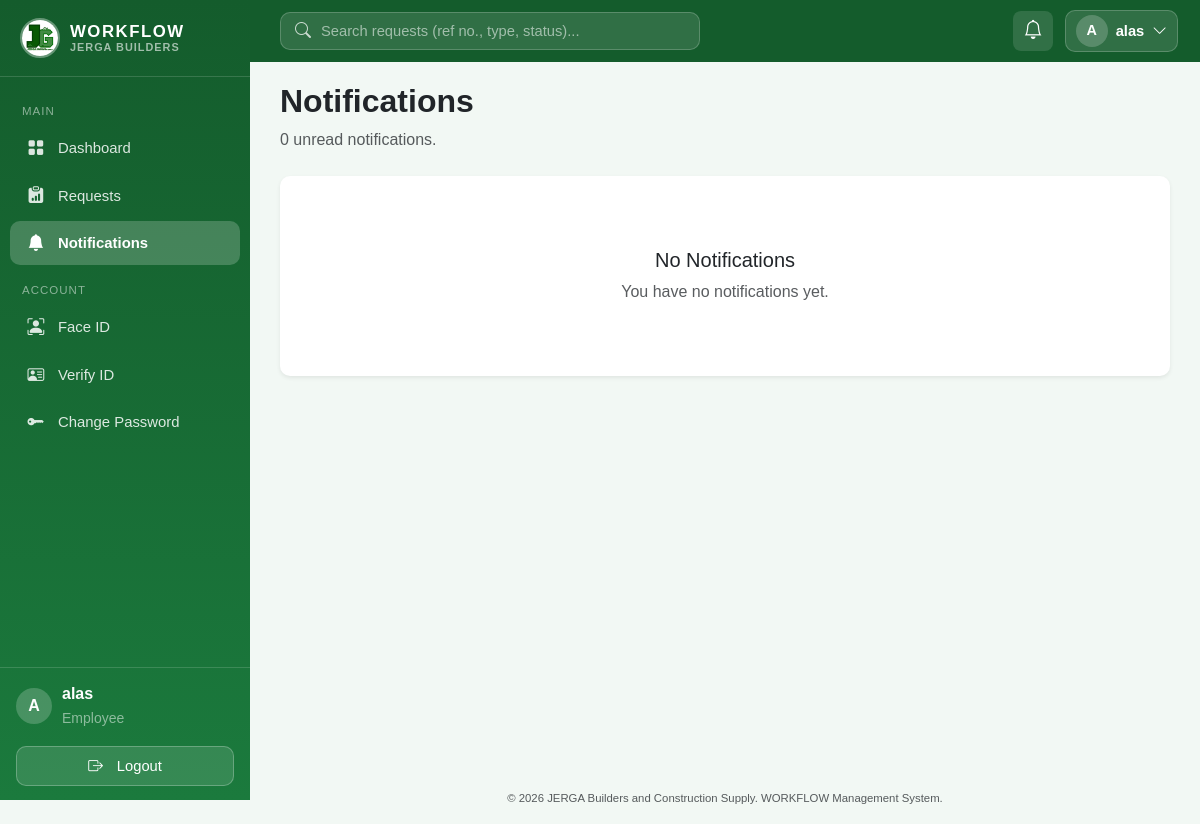
Before: /notifications/ (signed in) with the older database file.
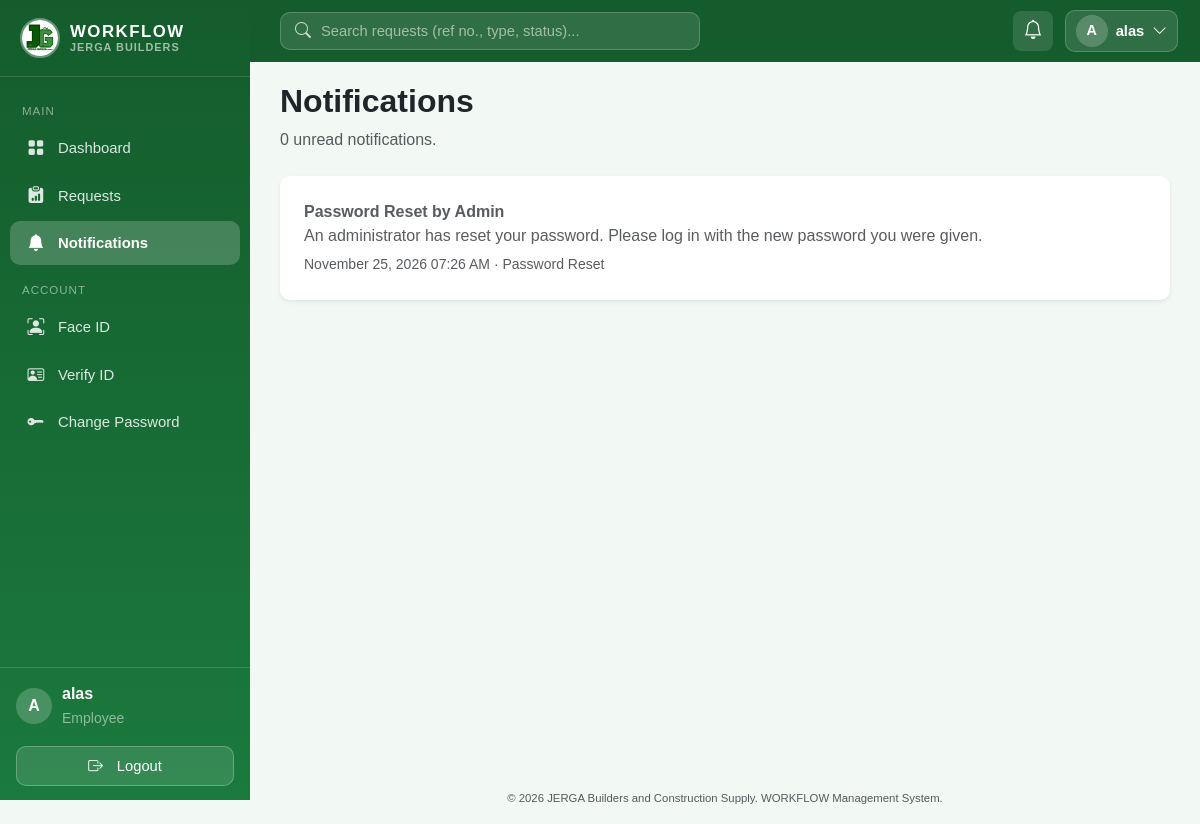
After: the same page with the newer database file.
### models/user.py (models this page shows, shortened)
class User(UserMixin, db.Model):
    __tablename__ = "users"
    id = db.Column(db.Integer, primary_key=True)
    username = db.Column(db.String(80), unique=True, nullable=False)
    email = db.Column(db.String(120), unique=True, nullable=False)
    password_hash = db.Column(db.String(255), nullable=False)
    role = db.Column(db.String(20), nullable=False, default="employee")  # "admin" | "hr" | "employee"
    is_active = db.Column(db.Boolean, default=True, nullable=False)
    created_at = db.Column(db.DateTime, default=db.func.now())
    employee_id = db.Column(db.Integer, db.ForeignKey("employees.id"), unique=True, nullable=True)
    employee = db.relationship("Employee", back_populates="user")
    submitted_requests = db.relationship(
        "EmployeeRequest", foreign_keys="EmployeeRequest.submitted_by_id", back_populates="submitted_by"
    )
    reviewed_requests = db.relationship(
        "EmployeeRequest", foreign_keys="EmployeeRequest.reviewed_by_id", back_populates="reviewed_by"
    )
    notifications = db.relationship(
        "Notification", back_populates="user", lazy=True, cascade="all, delete-orphan"
    )
    face_encoding = db.Column(db.Text, nullable=True)
    face_enrolled_at = db.Column(db.DateTime, nullable=True)
    face_photo = db.Column(db.String(255), nullable=True)
    reset_code = db.Column(db.String(6), nullable=True)
    reset_code_expires = db.Column(db.DateTime, nullable=True)
    id_document = db.Column(db.String(255), nullable=True)          # uploaded file name
    id_document_type = db.Column(db.String(50), nullable=True)
    id_verified = db.Column(db.Boolean, default=False, nullable=False)
    id_verified_by_id = db.Column(db.Integer, db.ForeignKey("users.id"), nullable=True)

### models/notification.py (models this page shows)
class Notification(db.Model):
    __tablename__ = "notifications"
    id = db.Column(db.Integer, primary_key=True)
    user_id = db.Column(db.Integer, db.ForeignKey("users.id"), nullable=False)
    title = db.Column(db.String(150), nullable=False)
    message = db.Column(db.Text, nullable=False)
    notification_type = db.Column(db.String(50), default="General")
    is_read = db.Column(db.Boolean, default=False, nullable=False)
    created_at = db.Column(db.DateTime, default=db.func.now())
    user = db.relationship("User", back_populates="notifications")

### routes/notification.py (the view)
@notification_bp.route("/")
@login_required
def list_notifications():
    notifications = Notification.query.filter_by(user_id=current_user.id)\
        .order_by(Notification.created_at.desc()).all()
    unread_count = Notification.query.filter_by(user_id=current_user.id, is_read=False).count()
    return render_template("notifications/list.html", notifications=notifications, unread_count=unread_count)

### models/user.py (called while the page is built)
@login_manager.user_loader
def load_user(user_id):
    return db.session.get(User, int(user_id))

### templates/notifications/list.html (shortened to what this page needs)
{% extends "base.html" %}
{% block content %}
<div class="d-flex justify-content-between align-items-center mb-4 flex-wrap gap-2">
    <div>
        <h2 class="fw-bold">Notifications</h2>
        <p class="text-muted mb-0">
            {{ unread_count }} unread notification{{ 's' if unread_count != 1 }}.
        </p>
    </div>
</div>
<div class="card shadow-sm">
    <div class="card-body p-4">
        {% if notifications %}
        {% for notification in notifications %}
        <div class="d-flex justify-content-between align-items-start
                            {% if not loop.last %}border-bottom pb-3 mb-3{% endif %}">
            <div {% if notification.is_read %}class="text-muted" {% endif %}>
                <strong>
                    {{ notification.title }}
                </strong>
                <p class="mb-1">{{ notification.message }}</p>
                <small class="text-muted">
                    {{ notification.created_at.strftime('%B %d, %Y %I:%M %p') if notification.created_at }}
                    &middot; {{ notification.notification_type }}
                </small>
            </div>
        </div>
        {% endfor %}
        {% else %}
        <div class="text-center py-5">
            <h5>No Notifications</h5>
            <p class="text-muted mb-0">
                You have no notifications yet.
            </p>
        </div>
        {% endif %}
    </div>
</div>
{% endblock %}

### templates/base.html (shortened to what this page needs)
<!doctype html>
<html lang="en">
<head>
    <link
    rel="stylesheet"
    href="{{ url_for('static', filename='vendor/bootstrap.min.css') }}"
    />
    <link
    rel="stylesheet"
    href="{{ url_for('static', filename='vendor/bootstrap-icons.min.css') }}"
    />
    <link
    rel="stylesheet"
    href="{{ url_for('static', filename='css/style.css') }}"
    />
</head>
<body class="{% if current_user.is_authenticated %}with-sidebar{% endif %}">
    {% if current_user.is_authenticated %}
    <aside class="sidebar" id="sidebar">
    <div class="sidebar-brand">
        <img
        src="{{ url_for('static', filename='img/JERGA.jpg') }}"
        alt="JERGA WORKFLOW logo"
        class="sidebar-logo"
        width="40"
        height="40"
        />
        <div class="sidebar-brand-text">
        <span class="brand-name">WORKFLOW</span>
        <small>JERGA Builders</small>
        </div>
    </div>
    <nav class="sidebar-nav">
        <div class="sidebar-section">Main</div>
        <a
        href="{{ url_for('auth.dashboard') }}"
        class="sidebar-link {% if request.endpoint == 'auth.dashboard' %}active{% endif %}"
        >
        <i class="bi bi-grid-fill sb-icon"></i> Dashboard
        </a>
        <a
        href="{{ url_for('requests.list_requests') }}"
        class="sidebar-link {% if request.endpoint and request.endpoint.startswith('requests') %}active{% endif %}"
        >
        <i class="bi bi-clipboard-data-fill sb-icon"></i> Requests
        </a>
        <a
          href="{{ url_for('notifications.list_notifications') }}"
          class="sidebar-link {% if request.endpoint and request.endpoint.startswith('notifications') %}active{% endif %}"
        >
          <i class="bi bi-bell-fill sb-icon"></i> Notifications
        </a>
        <div class="sidebar-section">Account</div>
        <a
          href="{{ url_for('biometrics.enroll') }}"
          class="sidebar-link {% if request.endpoint == 'biometrics.enroll' %}active{% endif %}"
          title="Face ID settings"
        >
          <i class="bi bi-person-bounding-box sb-icon"></i> Face ID
        </a>
        <a
          href="{{ url_for('biometrics.verify_id') }}"
          class="sidebar-link {% if request.endpoint == 'biometrics.verify_id' %}active{% endif %}"
          title="Valid ID verification"
        >
          <i class="bi bi-person-vcard sb-icon"></i>
          {% if current_user.id_verified %} ID Verified {% elif
          current_user.id_document %} ID Pending {% else %} Verify ID {% endif
          %}
        </a>
        <a
          href="{{ url_for('account.change_password') }}"
          class="sidebar-link {% if request.endpoint == 'account.change_password' %}active{% endif %}"
          title="Change password"
        >
          <i class="bi bi-key-fill sb-icon"></i> Change Password
        </a>
      </nav>
      <div class="sidebar-footer">
        <div class="sidebar-user">
          <div class="avatar">{{ current_user.username|first|upper }}</div>
          <div class="sidebar-user-info">
            <div class="fw-semibold">{{ current_user.username }}</div>
            <small class="text-white-50">{{ current_user.role|title }}</small>
          </div>
        </div>
        <a
          href="{{ url_for('auth.logout') }}"
          class="sidebar-logout w-100 mt-3"
          type="button"
        >
          <i class="bi bi-box-arrow-right me-2"></i>Logout
        </a>
      </div>
    </aside>
    <header class="topbar">
      <form
        class="topbar-search"
        method="GET"
        action="{{ url_for('requests.list_requests') }}"
        role="search"
      >
        <i class="bi bi-search"></i>
        <input
          type="search"
          name="q"
          value="{{ request.args.get('q', '') }}"
          placeholder="Search requests (ref no., type, status)..."
          aria-label="Search requests"
        />
      </form>
      <div class="topbar-actions">
        <a
          href="{{ url_for('notifications.list_notifications') }}"
          class="topbar-bell"
          title="Notifications"
        >
          <i class="bi bi-bell"></i>
        </a>
        <div class="dropdown">
          <button
            class="topbar-profile"
            type="button"
            data-bs-toggle="dropdown"
            data-bs-display="static"
            aria-expanded="false"
          >
            <span class="avatar avatar-sm"
              >{{ current_user.username|first|upper }}</span
            >
            <span class="topbar-name d-none d-sm-inline"
              >{{ current_user.username }}</span
            >
            <i class="bi bi-chevron-down d-none d-sm-inline"></i>
          </button>
        </div>
      </div>
    </header>
    {% endif %}
    <main class="app-main">
       {% block content %}{% endblock %}
    </main>
    <footer class="text-center py-3 text-muted app-footer">
      <small>
        &copy; 2026 JERGA Builders and Construction Supply. WORKFLOW Management
        System.
      </small>
    </footer>
  </body>
</html>

Changed rows visible on the page:
added Notification: title "Password Reset by Admin", message "An administrator has reset your password. Please log in with the new password you were given.", created_at "November 25, 2026 07:26 AM", notification_type "Password Reset"
Other visible differences:
text no longer shown: "No Notifications You have no notifications yet."
